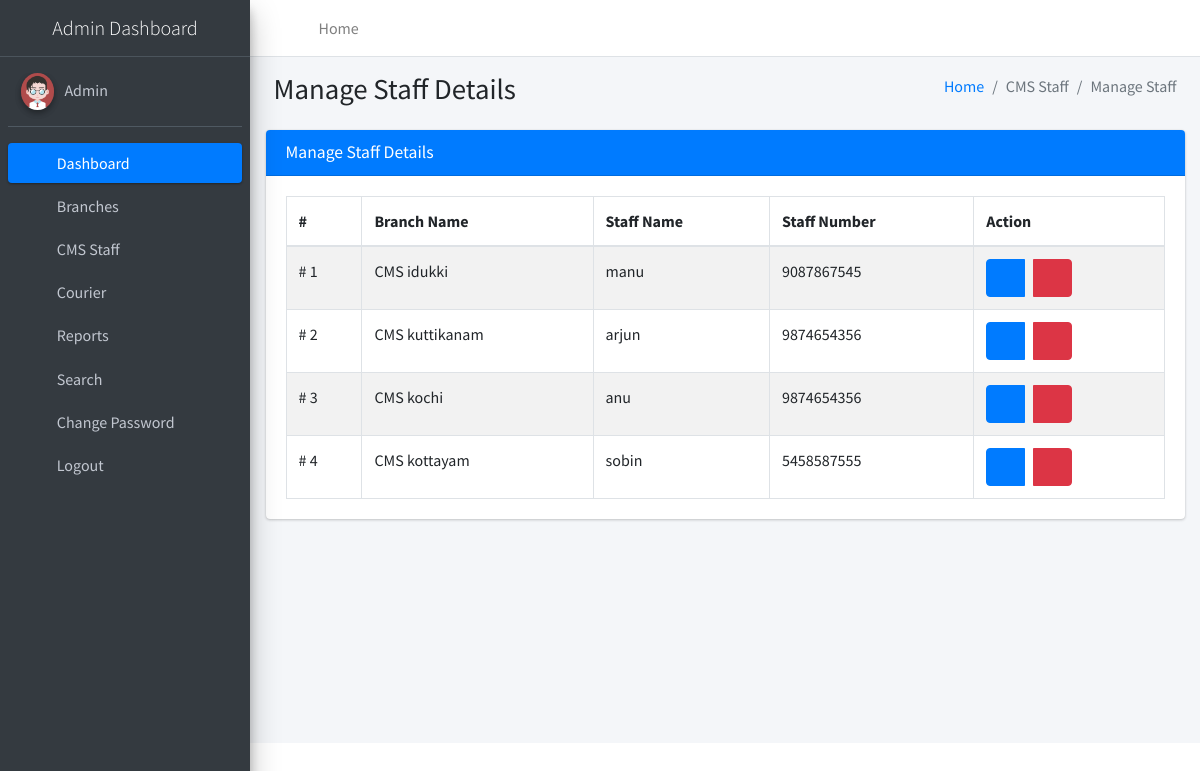
The app's page /manageStaff (signed in) with its own data.
### courier/models.py (models this page shows, shortened)
class Staff(models.Model):
    user = models.ForeignKey(User, on_delete=models.CASCADE, null=True)
    branch = models.ForeignKey(Branch, on_delete=models.CASCADE, null=True)
    StaffMobilenumber = models.CharField(max_length=12, null=True)
    status = models.CharField(max_length=150, null=True)
    StaffRegdate = models.DateTimeField(auto_now_add=True)

class Branch(models.Model):
    BranchName = models.CharField(max_length=250, null=True)
    BranchContactnumber = models.CharField(max_length=12, null=True)
    BranchEmail = models.CharField(max_length=50, null=True)
    BranchAddress = models.CharField(max_length=200, null=True)
    BranchCity = models.CharField(max_length=150, null=True)
    BranchState = models.CharField(max_length=150, null=True)
    BranchPincode = models.CharField(max_length=6, null=True)
    BranchCountry = models.CharField(max_length=200, null=True)

### courier/views.py (the view)
# urls.py: path('manageStaff',manageStaff, name='manageStaff'),
def manageStaff(request):
    if not request.user.is_authenticated:
        return redirect('admin_login')
    staff = Staff.objects.all()
    return render(request, 'admin/manageStaff.html', locals())

### courier/templates/admin/manageStaff.html
{% extends 'adminNavbar.html' %}
{% block main %}
{% load static %}
<section class="content">
    <div class="content-header">
        <div class="container-fluid">
            <div class="row mb-2">
                <div class="col-sm-6">
                    <h1 class="m-0">Manage Staff Details</h1>
                </div>
                <div class="col-sm-6">
                    <ol class="breadcrumb float-sm-right">
                        <li class="breadcrumb-item"><a href="{% url 'dashboard' %}">Home</a></li>
                        <li class="breadcrumb-item active">CMS Staff</li>
                        <li class="breadcrumb-item active">Manage Staff</li>
                    </ol>
                </div>
            </div>
        </div>
    </div>
    <div class="container-fluid">
        <div class="row">
            <div class="col-md-12">
                <div class="card card-primary">
                    <div class="card-header">
                        <h3 class="card-title">Manage Staff Details</h3>
                    </div>
                    <div class="card-body">
						<table id="example1" class="table table-bordered table-striped">
							<thead>
								<tr>
									<th>#</th>
									<th>Branch Name</th>
                                    <th>Staff Name</th>
                                    <th>Staff Number</th>
									<th>Action</th>
								</tr>
							</thead>
							<tbody>
                                {% for i in staff %}
								<tr>
									<td># {{forloop.counter}}</td>
									<td>{{i.branch.BranchName}}</td>
                                    <td>{{i.user.first_name}}</td>
                                    <td>{{i.StaffMobilenumber}}</td>
									<td>
										<div class="btn-group">
											<a class="btn btn-primary"
												href="{% url 'editStaff' i.id %}"><i
												class="fa fa-edit"></i></a> &nbsp;&nbsp;&nbsp; <a class="btn btn-danger"
												onclick="return confirm('Are you sure to Delete ?')"
												href="{% url 'deleteStaff' i.user.id %}"><i
												class="fa fa-trash-alt"></i></a>
										</div>
									</td>
								</tr>
								{% endfor %}
							</tbody>
						</table>
					</div>
                </div>
            </div>
        </div>
    </div>
</section>
{% endblock %}

### courier/templates/adminNavbar.html (shortened to what this page needs)
{% load static %}
<!DOCTYPE html>
<html lang="en">
<head>
<link rel="stylesheet"
	href="{% static 'plugins/fontawesome-free/css/all.min.css' %}">
<link rel="stylesheet"
	href="https://code.ionicframework.com/ionicons/2.0.1/css/ionicons.min.css">
<link rel="stylesheet"
	href="{% static 'plugins/tempusdominus-bootstrap-4/css/tempusdominus-bootstrap-4.min.css' %}">
<link rel="stylesheet"
	href="{% static 'plugins/icheck-bootstrap/icheck-bootstrap.min.css' %}">
<link rel="stylesheet" href="{% static 'plugins/jqvmap/jqvmap.min.css' %}">
<link rel="stylesheet" href="{% static 'dist/css/adminlte.min.css' %}">
<link rel="stylesheet"
	href="{% static 'plugins/overlayScrollbars/css/OverlayScrollbars.min.css' %}">
<link rel="stylesheet"
	href="{% static 'plugins/daterangepicker/daterangepicker.css' %}">
<link rel="stylesheet"
	href="{% static 'plugins/summernote/summernote-bs4.min.css' %}">
</head>
<body class="hold-transition sidebar-mini layout-fixed">
	<div class="wrapper">
		<nav
			class="main-header navbar navbar-expand navbar-white navbar-light">
			<ul class="navbar-nav">
				<li class="nav-item"><a class="nav-link" data-widget="pushmenu"
					href="#" role="button"><i class="fas fa-bars"></i></a></li>
				<li class="nav-item d-none d-sm-inline-block"><a
					href="{% url 'dashboard' %}" class="nav-link">Home</a></li>
			</ul>
		</nav>
		<aside class="main-sidebar sidebar-dark-primary elevation-4">
			<a href="#" class="brand-link"> <img src=""
				<center><span class="brand-text font-weight-light">Admin Dashboard</span></center>
			</a>
			<div class="sidebar">
				<div class="user-panel mt-3 pb-3 mb-3 d-flex">
					<div class="image">
						<img src="{% static 'dist/img/user2-160x160.jpg' %}"
							class="img-circle elevation-2" alt="User Image">
					</div>
					<div class="info">
						<a href="#">Admin &nbsp;&nbsp;</a> <a href="#">
					</div>
				</div>
				<nav class="mt-2">
					<ul class="nav nav-pills nav-sidebar flex-column"
						data-widget="treeview" role="menu" data-accordion="false">
						<li class="nav-item"><a href="{% url 'dashboard' %}"
							class="nav-link active"> <i
								class="nav-icon fas fa-tachometer-alt"></i>
								<p>Dashboard</p>
						</a></li>
						<li class="nav-item"><a href="#" class="nav-link"> <i
								class="nav-icon fas fa-th"></i>
								<p>
									Branches <i class="fas fa-angle-left right"></i>
								</p>
						</a>
							</li>
						<li class="nav-item"><a href="#" class="nav-link"> <i
								class="nav-icon fas fa-copy"></i>
								<p>
									CMS Staff <i class="fas fa-angle-left right"></i>
								</p>
						</a>
							</li>
						<li class="nav-item"><a href="#" class="nav-link"> <i
								class="nav-icon fas fa-tree"></i>
								<p>
									Courier <i class="fas fa-angle-left right"></i>
								</p>
						</a>
						</li>
						<li class="nav-item"><a href="#" class="nav-link"> <i
								class="nav-icon fas fa-tree"></i>
								<p>
									Reports <i class="fas fa-angle-left right"></i>
								</p>
						</a>
						</li>
						<li class="nav-item"><a href="{% url 'search' %}"
							class="nav-link"> <i class="nav-icon fas fa-search"></i>
								<p>Search</p>
						</a></li>
						<li class="nav-item"><a href="{% url 'changePassword' %}"
							class="nav-link"> <i class="nav-icon fas fa-cogs"></i>
								<p>Change Password</p>
						</a></li>
						<li class="nav-item"><a href="/logout" class="nav-link">
								<i class="nav-icon fas fa-power-off"></i>
								<p>Logout</p>
						</a></li>
					</ul>
				</nav>
			</div>
		</aside>
		<div class="content-wrapper">
			{% block main %}
			{% endblock %}
		</div>
	</div>
</body>
</html>

### records on screen
Staff: branch.BranchName "CMS idukki", user.first_name "manu", StaffMobilenumber "9087867545"
Staff: branch.BranchName "CMS kuttikanam", user.first_name "arjun", StaffMobilenumber "9874654356"
Staff: branch.BranchName "CMS kochi", user.first_name "anu", StaffMobilenumber "9874654356"
Staff: branch.BranchName "CMS kottayam", user.first_name "sobin", StaffMobilenumber "5458587555"
